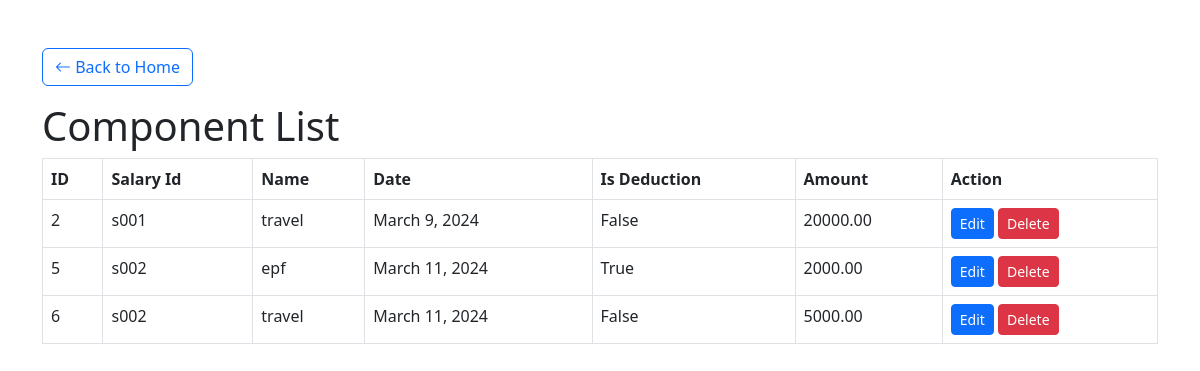
Page /view-component/ on the earlier database version.
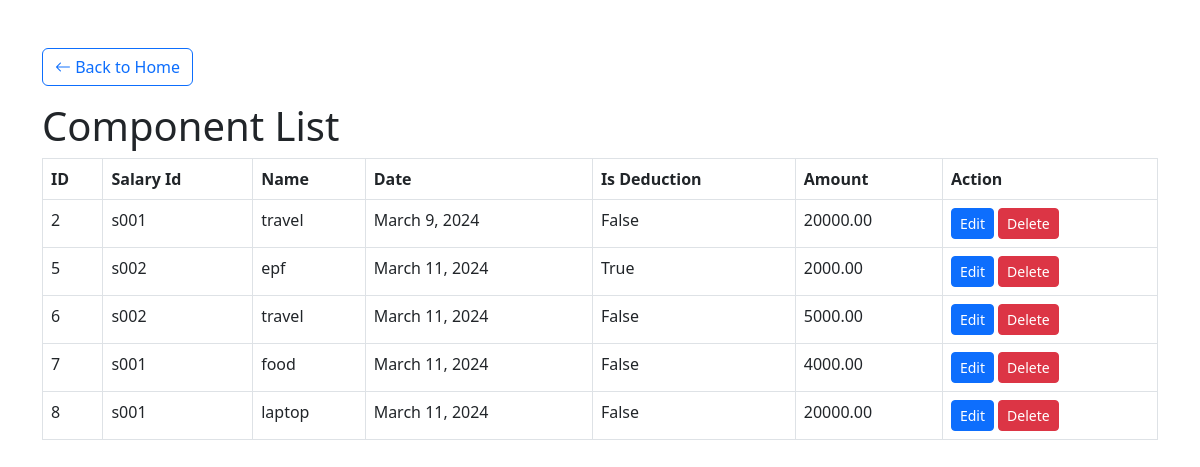
Same page on the later database version.
### paysheet/models.py (models this page shows, shortened)
class StayComponent(models.Model):
    salary_detail=models.ForeignKey(Salary, on_delete=models.CASCADE)
    name = models.CharField(max_length=100)
    date = models.DateField()
    is_deduction = models.BooleanField(default=False)
    amount = models.DecimalField(max_digits=10, decimal_places=2)

class Salary(models.Model):
    salary_id=models.CharField(max_length=20, unique=True,default="")
    employee=models.ForeignKey(Employee, on_delete=models.CASCADE)
    basic_salary = models.DecimalField(max_digits=10, decimal_places=2)
    join_date = models.DateField()
    position = models.CharField(max_length=100)

### paysheet/views.py (the view)
# urls.py: path('view-component/', views.viewComponentDetails, name="viewComponentDetails"),
def viewComponentDetails(request):
    form = StayComponent.objects.all()
    context = {'form':form}
    return render(request, 'view-component.html', context)

### templates/view-component.html (shortened to what this page needs)
<!DOCTYPE html>
<html lang="en">
<head>
    <link href="https://cdn.jsdelivr.net/npm/bootstrap@5.3.0-alpha1/dist/css/bootstrap.min.css" rel="stylesheet">
     <link href="https://cdn.jsdelivr.net/npm/bootstrap-icons/font/bootstrap-icons.css" rel="stylesheet">
</head>
<body>
    <div class="container mt-5">
        <a href="/" class="btn btn-outline-primary mb-3"><i class="bi bi-arrow-left"></i> Back to Home</a>
        <h1>Component List</h1>
        <div class="table-responsive">
            <table class="table table-bordered">
                <thead>
                    <tr>
                        <th>ID</th>
                        <th>Salary Id</th>
                        <th>Name</th>
                        <th>Date</th>
                        <th>Is Deduction</th>
                        <th>Amount</th>
                        <th>Action</th>
                    </tr>
                </thead>
                <tbody>
                    {% for data in form %}
                    <tr>
                        <td>{{ data.id }}</td>
                        <td>{{ data.salary_detail.salary_id }}</td>
                        <td>{{ data.name }}</td>
                        <td>{{ data.date }}</td>
                        <td>{{ data.is_deduction }}</td>
                        <td>{{ data.amount }}</td>
                        <td>
                            <a href="{% url 'edit-component' data.id %}" class="btn btn-primary btn-sm">Edit</a>
                            <a href="{% url 'delete-component' data.id %}" class="btn btn-danger btn-sm">Delete</a>
                        </td>
                    </tr>
                    {% endfor %}
                </tbody>
            </table>
        </div>
    </div>
</body>
</html>

Differences in the rows shown:
added StayComponent: id "7", salary_detail.salary_id "s001", name "food", date "March 11, 2024", is_deduction "False", amount "4000.00"
added StayComponent: id "8", salary_detail.salary_id "s001", name "laptop", date "March 11, 2024", is_deduction "False", amount "20000.00"
